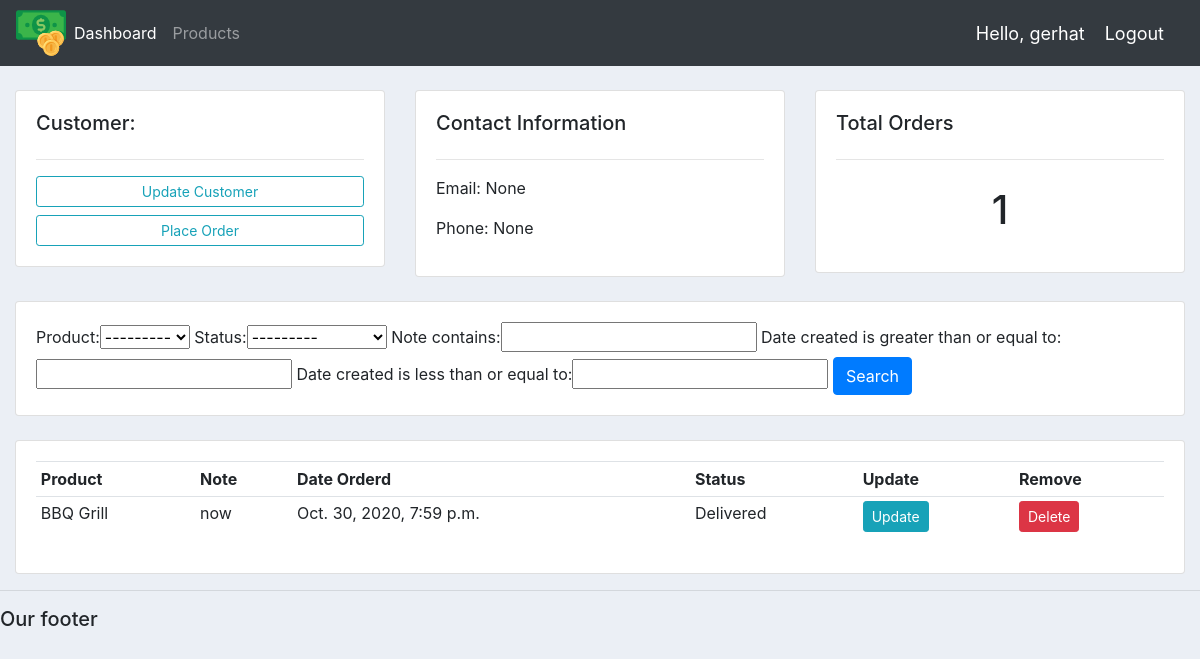
The page /customer/8/ (signed in) on the database its author committed.
### accounts/models.py (models this page shows, shortened)
class Customer(models.Model):
    user = models.OneToOneField(User, null=True, blank=True, on_delete=models.CASCADE)
    name = models.CharField(max_length=200, null=True)
    phone = models.CharField(max_length=200, null=True)
    email = models.CharField(max_length=200, null=True)
    identificationNumber = models.CharField(max_length=10, null=True)
    hometown = models.CharField(max_length=200, null=True)
    classroom = models.CharField(max_length=200, null=True)
    profile_pic = models.ImageField(default="profile1.png", null=True, blank=True)
    date_created = models.DateTimeField(auto_now_add=True, null=True)

class Order(models.Model):
    STATUS = (
        ('Pending', 'Pending'),
        ('Out for delivery', 'Out for delivery'),
        ('Delivered', 'Delivered'),
    )
    customer = models.ForeignKey(Customer, null=True, on_delete=models.SET_NULL)
    product = models.ForeignKey(Product, null=True, on_delete=models.SET_NULL)
    date_created = models.DateTimeField(auto_now_add=True, null=True)
    status = models.CharField(max_length=200, null=True, choices=STATUS)
    note = models.CharField(max_length=1000, null=True)

class Product(models.Model):
    CATEGORY = (
        ('Indoor', 'Indoor'),
        ('Out Door', 'Out Door'),
    )
    name = models.CharField(max_length=200, null=True)
    price = models.FloatField(null=True)
    category = models.CharField(max_length=200, null=True, choices=CATEGORY)
    description = models.CharField(max_length=200, null=True, blank=True)
    date_created = models.DateTimeField(auto_now_add=True, null=True)
    tags = models.ManyToManyField(Tag)
    def __str__(self):
        return self.name

### accounts/decorators.py (the view)
		def wrapper_func(request, *args, **kwargs):
			group = None
			if request.user.groups.exists():
				group = request.user.groups.all()[0].name
			if group in allowed_roles:
				return view_func(request, *args, **kwargs)
			else:
				return HttpResponse('You are not authorized to view this page')

### accounts/views.py (called while the page is built)
@login_required(login_url='login')
@allowed_users(allowed_roles=['admin'])
def customer(request, pk_test):
    customer = Customer.objects.get(id=pk_test)
    orders = customer.order_set.all()
    order_count = orders.count()
    myFilter = OrderFilter(request.GET, queryset=orders)
    orders = myFilter.qs
    context = {'customer': customer, 'orders': orders, 'order_count': order_count,
               'myFilter': myFilter}
    return render(request, 'accounts/customer.html', context)

### accounts/templates/accounts/customer.html
{%  extends 'accounts/main.html' %}
{% block content %}
	<br>
<div class="row">
	<div class="col-md">
		<div class="card card-body">
			<h5>Customer:</h5>
			<hr>
			<a class="btn btn-outline-info  btn-sm btn-block" href="">Update Customer</a>
			<a class="btn btn-outline-info  btn-sm btn-block" href="{% url 'create_order' customer.id %}">Place Order</a>
		</div>
	</div>
	<div class="col-md">
		<div class="card card-body">
			<h5>Contact Information</h5>
			<hr>
			<p>Email: {{customer.email}}</p>
			<p>Phone: {{customer.phone}}</p>
		</div>
	</div>
	<div class="col-md">
		<div class="card card-body">
			<h5>Total Orders</h5>
			<hr>
			<h1 style="text-align: center;padding: 10px">{{order_count}}</h1>
		</div>
	</div>
</div>
<br>
<div class="row">
	<div class="col">
		<div class="card card-body">
			<form method="get">
				{{myFilter.form}}
		    <button class="btn btn-primary" type="submit">Search</button>
		  </form>
		</div>
	</div>
</div>
<br>
<div class="row">
	<div class="col-md">
		<div class="card card-body">
			<table class="table table-sm">
				<tr>
					<th>Product</th>
					<th>Note</th>
					<th>Date Orderd</th>
					<th>Status</th>
					<th>Update</th>
					<th>Remove</th>
				</tr>
				{% for order in orders %}
				<tr>
					<td>{{order.product}}</td>
					<td>{{order.note}}</td>
					<td>{{order.date_created}}</td>
					<td>{{order.status}}</td>
					<td><a class="btn btn-sm btn-info" href="{% url 'update_order' order.id %}">Update</a></td>
					<td><a class="btn btn-sm btn-danger" href="{% url 'delete_order' order.id %}">Delete</a></td>
				</tr>
				{% endfor %}
			</table>
		</div>
	</div>
</div>
{% endblock %}

### accounts/templates/accounts/navbar.html (shortened to what this page needs)
{% load static %}
<nav class="navbar navbar-expand-lg navbar-dark bg-dark">
 <img src="{% static 'images/logo.svg' %}" style="width: 50px">
  <div class="collapse navbar-collapse" id="navbarNav">
    <ul class="navbar-nav">
      {% if request.user.is_staff %}
      <li class="nav-item active">
        <a class="nav-link" href="{% url 'home' %}">Dashboard</a>
      </li>
      <li class="nav-item">
        <a class="nav-link" href="{% url 'products' %}">Products</a>
      </li>
      {% else %}
       <li class="nav-item">
        <a class="nav-link" href="{% url 'account' %}">Settings</a>
      </li>
      {% endif %}
    </ul>
  </div>
  <span class="hello-msg">Hello, {{request.user}}</span>
  <span ><a  class="hello-msg" href="{% url 'logout' %}">Logout</a></span>
</nav>

### static/css/main.css (style rules this page uses)
body { background-color: #ebeff5; }

### accounts/templates/accounts/navbar.html (style rules this page uses)
.hello-msg { font-size: 18px; color: #fff; margin-right: 20px; }

### rows shown on the page
Customer: email "None", phone "None"
Order: product "BBQ Grill", note "now", date_created "Oct. 30, 2020, 7:59 p.m.", status "Delivered"

### other values the page prints
{{ request.user }} "gerhat"
{{ order_count }} "1"
